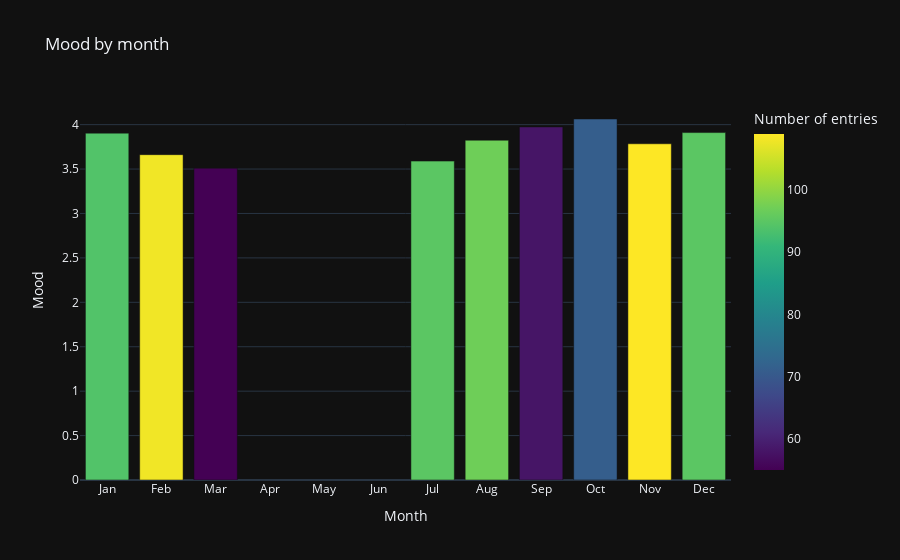

Notebook code for this chart:
### Code cell
df.by_time_bar_plot('month')

### Figure 1 — Plotly figure (JSON) as saved in the notebook; plotly's stock layout.template omitted (floating-point values rounded to 4 significant figures)
{"data": [{"alignmentgroup": "True", "hovertemplate": "Month=%{x}<br>Mood=%{y}<br>Number of entries=%{marker.color}<extra></extra>", "legendgroup": "", "marker": {"color": [55, 108, 94, 95, 109, 71, 58, 97, 95], "coloraxis": "coloraxis", "pattern": {"shape": ""}}, "name": "", "offsetgroup": "", "orientation": "v", "showlegend": false, "textposition": "auto", "type": "bar", "x": [3, 2, 1, 12, 11, 10, 9, 8, 7], "xaxis": "x", "y": [3.509, 3.662, 3.904, 3.911, 3.784, 4.063, 3.974, 3.825, 3.589], "yaxis": "y"}], "layout": {"barmode": "relative", "coloraxis": {"colorbar": {"title": {"text": "Number of entries"}}, "colorscale": [[0, "#440154"], [0.1111, "#482878"], [0.2222, "#3e4989"], [0.3333, "#31688e"], [0.4444, "#26828e"], [0.5556, "#1f9e89"], [0.6667, "#35b779"], [0.7778, "#6ece58"], [0.8889, "#b5de2b"], [1, "#fde725"]]}, "legend": {"tracegroupgap": 0}, "title": {"text": "Mood by month"}, "xaxis": {"anchor": "y", "domain": [0, 1], "dtick": 1, "tickmode": "array", "ticktext": ["Jan", "Feb", "Mar", "Apr", "May", "Jun", "Jul", "Aug", "Sep", "Oct", "Nov", "Dec"], "tickvals": [1, 2, 3, 4, 5, 6, 7, 8, 9, 10, 11, 12], "title": {"text": "Month"}}, "yaxis": {"anchor": "x", "domain": [0, 1], "title": {"text": "Mood"}}}}
